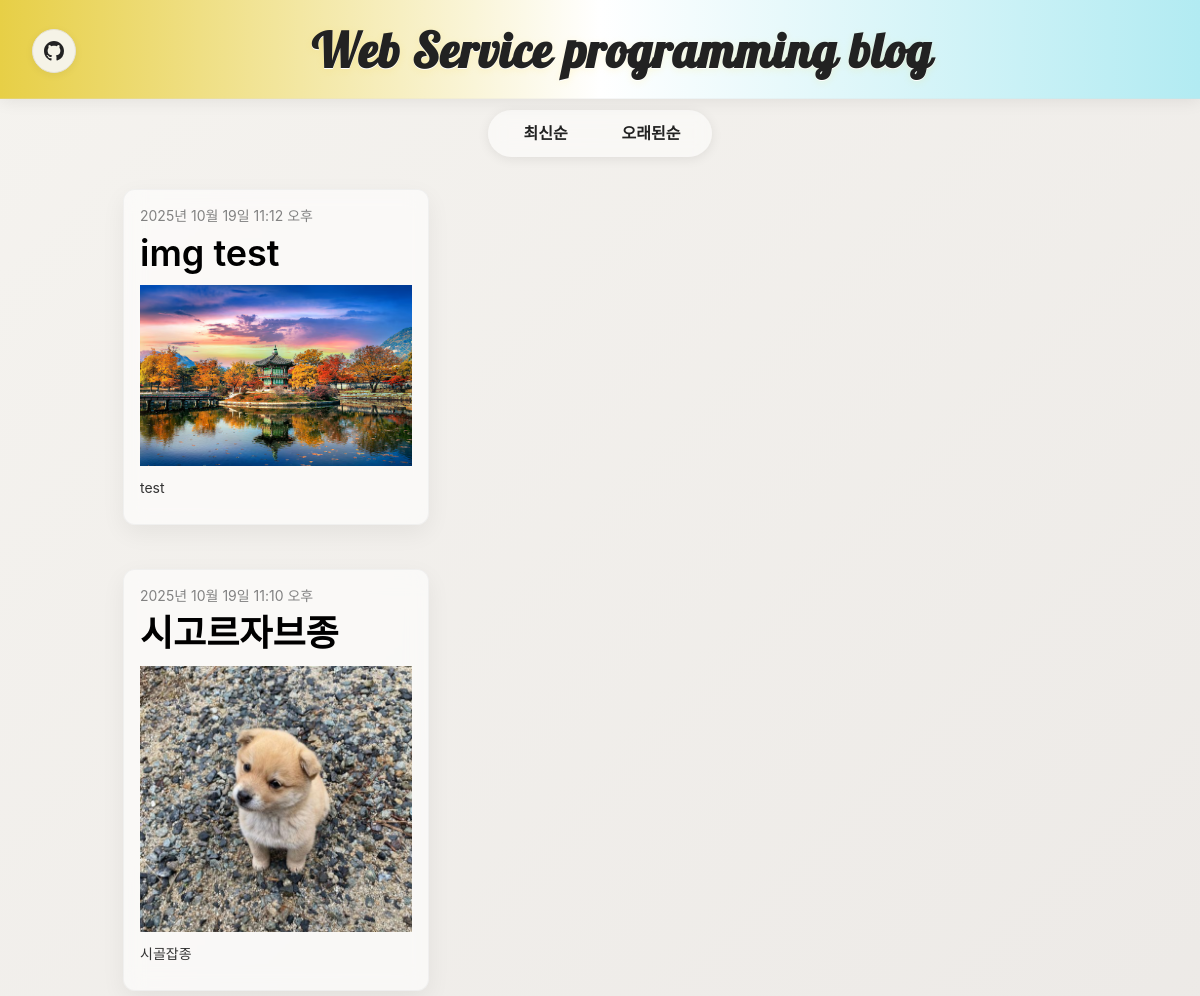
Before: / (upper part) with the older database file.
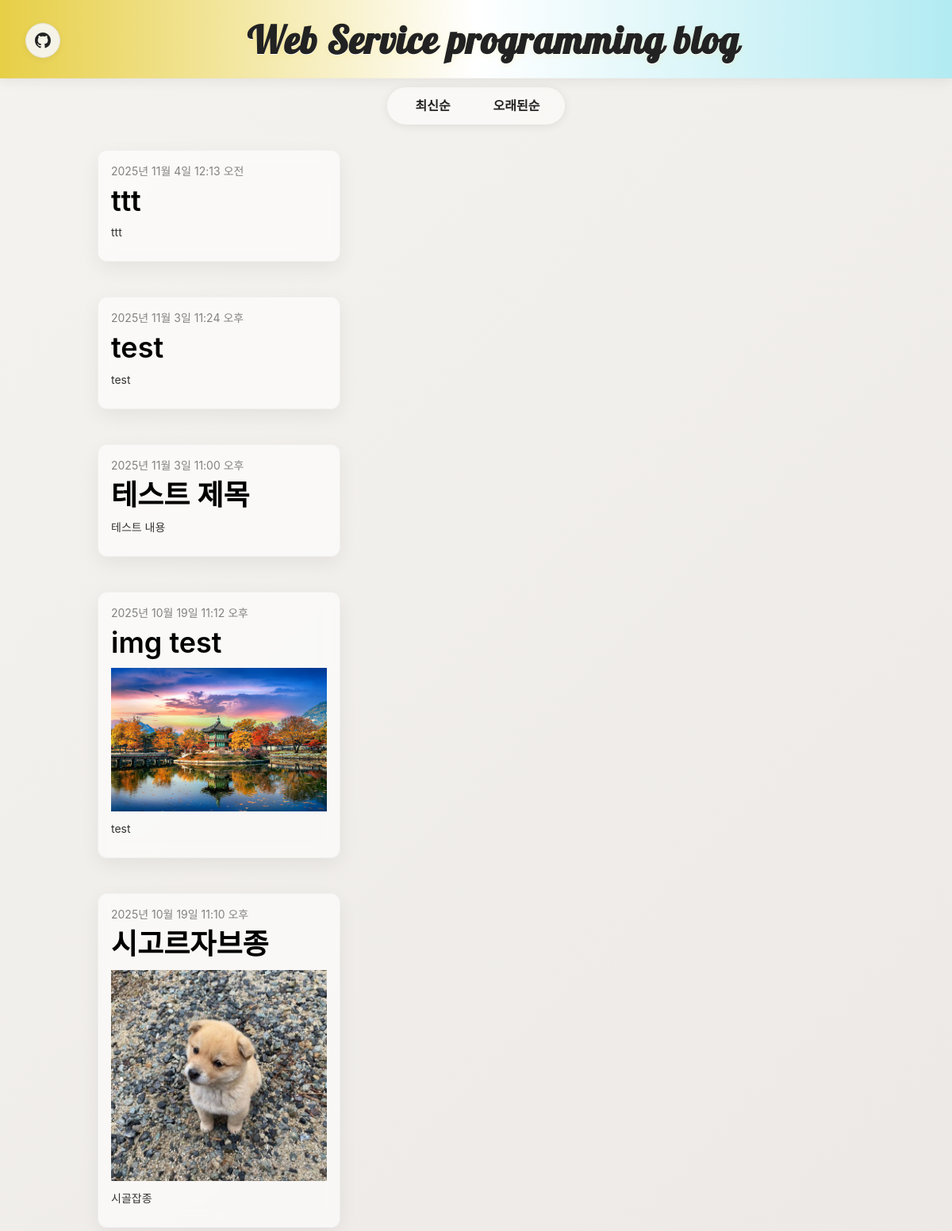
After: the same page with the newer database file.
### blog/models.py (models this page shows, shortened)
class Post(models.Model):
    author = models.ForeignKey(settings.AUTH_USER_MODEL, on_delete=models.CASCADE, default=1)
    title = models.CharField(max_length=200)
    text = models.TextField()
    created_date = models.DateTimeField(default=timezone.now)
    published_date = models.DateTimeField(blank=True, null=True)
    image = models.ImageField(upload_to='intruder_image/%Y/%m/%d/', default='intruder_image/default_error.png')

### blog/views.py (the view)
# urls.py: path('', views.post_list, name='post_list'),
def post_list(request):
    posts = Post.objects.filter(published_date__lte=timezone.now()).order_by('-published_date', '-pk')
    return render(request, 'blog/post_list.html', {'posts': posts})

### blog/templates/blog/post_list.html (shortened to what this page needs)
{% extends 'blog/base.html' %}
{% block sortbar %}
<div class="pill-sort-bar">
    <div class="pill-switch">
        <div class="pill-option pill-active" data-sort="desc">최신순</div>
        <div class="pill-option" data-sort="asc">오래된순</div>
    </div>
</div>
{% endblock %}
{% block content %}
    <div class="col-lg-10 col-lg-offset-1 col-md-10 col-md-offset-1">
        <div class="masonry-grid">
            {% for post in posts %}
            <div class="masonry-grid-item" data-published="{{ post.published_date|date:'U' }}" data-pk="{{ post.pk }}">
                <div class="post is-clickable" data-href="{% url 'post_detail' pk=post.pk %}">
                    <div class="date">{{ post.published_date }}</div>
                    <h1><a href="{% url 'post_detail' pk=post.pk %}">{{ post.title }}</a></h1>
                    {% if post.image and post.image.name and post.image.name != 'intruder_image/default_error.png' %}
                        <img src="{{ post.image.url }}" class="post-image" alt="{{ post.title }}" onerror="this.remove();">
                    {% endif %}
                    <p class="post-text">{{ post.text|linebreaksbr }}</p>
                </div>
            </div>
            {% endfor %}
        </div>
    </div>
{% endblock %}

Changed rows visible on the page:
added Post: published_date "2025년 11월 4일 12:13 오전", title "ttt", text "ttt"
added Post: published_date "2025년 11월 3일 11:24 오후", title "test", text "test"
added Post: published_date "2025년 11월 3일 11:00 오후", title "테스트 제목", text "테스트 내용"
